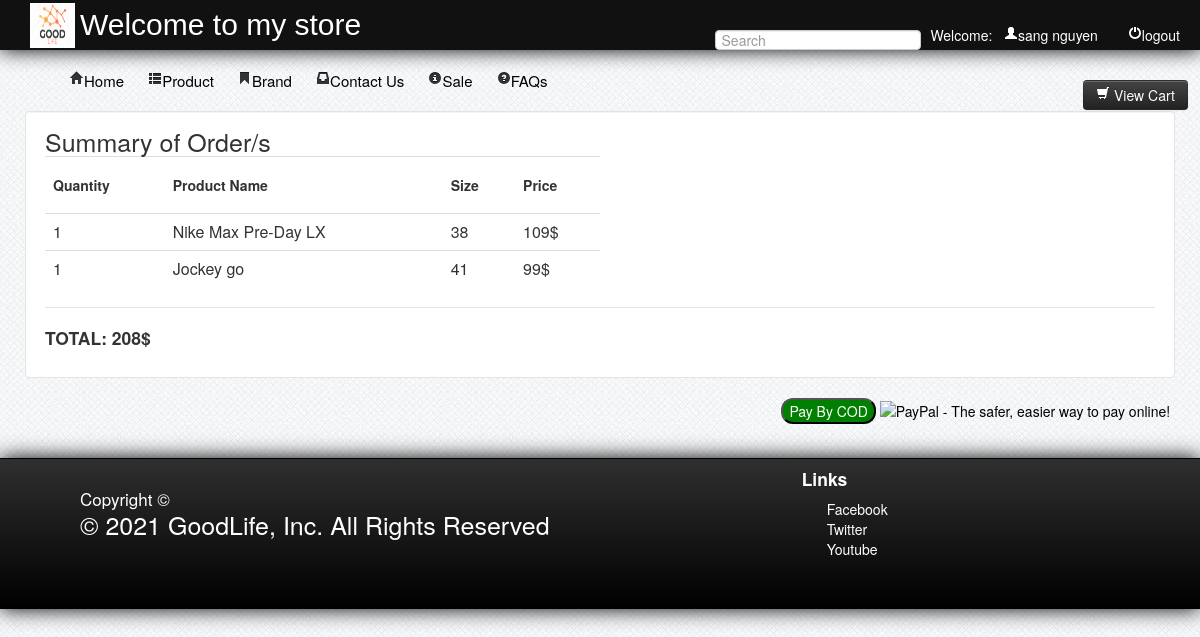
Page /summary.php?tid=33 (signed in) on the committed database.
### tables this page shows
CREATE TABLE `customer` (
  `customerid` int(11) NOT NULL,
  `firstname` varchar(50) NOT NULL,
  `lastname` varchar(50) NOT NULL,
  `address` varchar(100) NOT NULL,
  `country` varchar(50) NOT NULL,
  `telephone` varchar(20) NOT NULL,
  `email` varchar(50) NOT NULL,
  `password` varchar(50) NOT NULL
);

CREATE TABLE `transaction_detail` (
  `transacton_detail_id` int(11) NOT NULL,
  `product_id` int(11) NOT NULL,
  `order_qty` int(11) NOT NULL,
  `transaction_id` int(11) NOT NULL
);

CREATE TABLE `product` (
  `product_id` int(11) NOT NULL,
  `product_name` varchar(50) NOT NULL,
  `product_price` varchar(50) NOT NULL,
  `product_size` varchar(50) NOT NULL,
  `product_image` varchar(500) NOT NULL,
  `brand` varchar(100) NOT NULL,
  `category` varchar(50) NOT NULL
);

CREATE TABLE `transaction` (
  `transaction_id` int(11) NOT NULL,
  `customerid` int(11) NOT NULL,
  `amount` int(11) NOT NULL,
  `order_stat` varchar(100) NOT NULL,
  `order_date` varchar(50) NOT NULL
);

### summary.php (the view, shortened to what this page needs)
<?php
$paypal_url='https://www.sandbox.paypal.com/cgi-bin/webscr';
?>
<?php
	include("database/dbconn.php");
?>
<html>
<head>
	<link rel = "stylesheet" type = "text/css" href="css/style.css" media="all">
	<link rel="stylesheet" type="text/css" href="css/bootstrap.css">
</head>
<body>
	<div id="header">
		<img src="img/logo.png">
		<label>Welcome to my store</label>
			<?php
				$id = (int) $_SESSION['id'];
					$query = $conn->query ("SELECT * FROM customer WHERE customerid = '$id' ") or die (mysqli_error());
					$fetch = $query->fetch_array ();
			?>
			<ul>
				<li><a href="function/logout.php"><i class="icon-off icon-white"></i>logout</a></li>
				<li>Welcome:&nbsp;&nbsp;&nbsp;<a href="#profile"  data-toggle="modal"><i class="icon-user icon-white"></i><?php echo $fetch['firstname']; ?>&nbsp;<?php echo $fetch['lastname'];?></a></li>
			</ul>
			<div class="col-md-4 pull-right">
				<input type="text" placeholder="Search" onkeyup="showResult(this.value)">
			</div>
	</div>
						<?php
							$id = (int) $_SESSION['id'];
						?>
	<br>
<div id="container">
	<div class="nav">
			 <ul>
				<li><a href="home.php">   <i class="icon-home"></i>Home</a></li>
				<li><a href="product1.php"> 			 <i class="icon-th-list"></i>Product</a></li>
				<li><a href="brand1.php">   <i class="icon-bookmark"></i>Brand</a></li>
				<li><a href="contactus1.php"><i class="icon-inbox"></i>Contact Us</a></li>
				<li><a href="sale1.php"><i class="icon-info-sign"></i>Sale</a></li>
				<li><a href="faqs1.php"><i class="icon-question-sign"></i>FAQs</a></li>
			</ul>
	</div>
	<div class="nav1">
			<?php echo "<a href='cart.php?id=".$id."&action=view'><button class='btn btn-inverse' style='right:1%; position:fixed; top:10%;'><i class='icon-shopping-cart icon-white'></i> View Cart</button></a>" ?>
	</div>
	<form method="post" class="well"  style="background-color:#fff; overflow:hidden;">
	<table class="table" style="width:50%;">
	<label style="font-size:25px;">Summary of Order/s</label>
		<tr>
			<th><h5>Quantity</h5></td>
			<th><h5>Product Name</h5></td>
			<th><h5>Size</h5></td>
			<th><h5>Price</h5></td>
		</tr>
		<?php
		$t_id = $_GET['tid'];
		$query = $conn->query("SELECT * FROM transaction WHERE transaction_id = '$t_id'") or die (mysqli_error());
		$fetch = $query->fetch_array();
		$amnt = $fetch['amount'];
		$t_id = $fetch['transaction_id'];
		$query2 = $conn->query("SELECT * FROM transaction_detail LEFT JOIN product ON product.product_id = transaction_detail.product_id WHERE transaction_detail.transaction_id = '$t_id'") or die (mysqli_error());
		while($row = $query2->fetch_array()){
		$pname = $row['product_name'];
		$psize = $row['product_size'];
		$pprice = $row['product_price'];
		$oqty = $row['order_qty'];
		echo "<tr>";
		echo "<td>".$oqty."</td>";
		echo "<td>".$pname."</td>";
		echo "<td>".$psize."</td>";
		echo "<td>".$pprice."$</td>";
		echo "</tr>";
		}
		?>
	</table>
	<legend></legend>
	<h4>TOTAL: <?php echo $amnt."$"; ?></h4>
	</form>
	<div class='pull-right'>
<div class="">
    <form action="<?php echo $paypal_url ?>" method="post" >
	<button type="button" style="border-radius: 12px; background-color: green; color: white" onclick="SuccessMessage()" name="submit">Pay By COD</button>
    <input type="image" src="https://www.sandbox.paypal.com/en_US/i/btn/btn_buynowCC_LG.gif" border="0" name="submit" alt="PayPal - The safer, easier way to pay online!">
    </form>
</div>
	</div>
		<br />
		<br />
</div>
<br />
	<div id="footer">
		<div class="foot">
			<label style="font-size:17px;"> Copyright &copy; </label>
			<p style="font-size:25px;"> &copy 2021 GoodLife, Inc. All Rights Reserved</p>
		</div>
			<div id="foot">
				<h4>Links</h4>
					<ul>
						<a href="https://www.facebook.com/nike"><li>Facebook</li></a>
						<a href="https://twitter.com/nike"><li>Twitter</li></a>
						<a href="https://www.youtube.com/user/nike"><li>Youtube</li></a>
					</ul>
			</div>
	</div>
</body>
</html>

### css/style.css (style rules this page uses)
body { background:url(../images/bg.png) repeat scroll left top #e7ebf2; }
#header { height:50px; width:100%; background-color:#111; color:#fff; text-indent:10px; -webkit-box-shadow:0px 0px 20px 0px black; -moz-box-shadow:0px 0px 20px 0px black; box-shadow:0px 0px 20px 0px black; }
#header img { position:absolute; height:45px; width:45px; margin-left:20px; margin-top:2.5px; }
#header label { position:relative; top:15px; color:#fff; text-indent:80px; font-size:30px; clear:both; font-family:arial; }
#header ul { list-style-type:none; position:relative; }
#header ul li { display:inline; position:relative; float:right; margin-right:20px; }
#header ul li a { text-decoration:none; color:#fff; }
#container { margin:auto; width:1150px; }
.nav { text-indent:10px; font-size:15px; }
.nav ul li { display:inline; position:relative; }
.nav ul li a { text-decoration:none; color:#000; }
.nav li a { padding:10px; }
.nav1 { font-size:20px; text-decoration:none; text-align:center; }
#footer { position:relative; color:#fff; width:100%; height:150px; clear:both; background:linear-gradient(#2f2f2f ,#000); background:-moz-linear-gradient(#2f2f2f ,#000); background:-webkit-linear-gradient(#2f2f2f ,#000); -webkit-box-shadow:0px 0px 20px 0px black; -moz-box-shadow:0px 0px 20px 0px black; box-shadow:0px 0px 20px 0px black; border-top:1px solid black; }
.foot { font-size:20px; position:relative; margin-top:30px; margin-left:80px; float:left; }
#foot { position:relative; float:left; margin-left:21%; }
#foot ul a li { text-decoration:none; display:block; color:#fff; }

### rows in the picture
customer: firstname "sang", lastname "nguyen"
transaction_detail: order_qty "1", product.product_name "Nike Max Pre-Day LX", product.product_size "38", product.product_price "109"
transaction_detail: order_qty "1", product.product_name "Jockey go", product.product_size "41", product.product_price "99"
transaction: amount "208"
